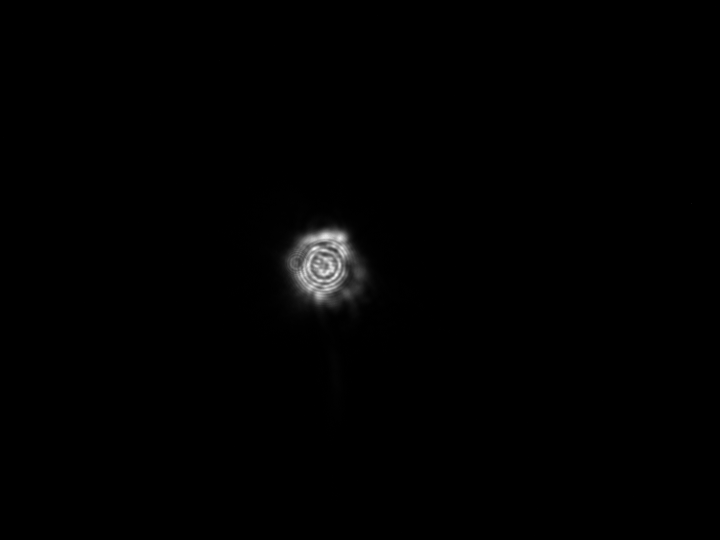
%> input picture Images/Bench_Images/3-18-22/im1-5um-0deg.png, 1440 x 1080 px (shown at 1/2 size); the run also reads 3 pictures not shown here
$ octave data_3_18.m   (GNU Octave 9; MATLAB toolbox functions it lacks are replaced by stand-ins)
%> lines starting %> are read from the running program, lines starting %| are printed output that depends on the picture
### Data_Scripts/Data_Functions/open_im.m
function mat = open_im(filename)
    %convert a PNG into a double (0-1) array (grayscale).
    im = imread(filename);
    mat = im2double(rgb2gray(im));
end

### Data_Scripts/Data_Functions/image_data_struct.m
function hol = image_data_struct(image, angle)
    %create an image structure from an input intensity array. Specify the
    %relative angle for hologram reconstruction
    im_shape = size(image);
    crop_params = bench_params(im_shape(1), im_shape(2));
    hol = struct('intensity', image, 'x', crop_params.x, ...
        'y', crop_params.y, 'angle', angle);
end

### Data_Scripts/Data_Functions/bench_params.m
function PARAMS = bench_params(num_x_pixels, num_y_pixels, NA)
    arguments
        num_x_pixels
        num_y_pixels
        NA = 0.1
    end
    %get the bench parameters for the camera currently in use. Specify
    %number of pixels in each dimension and it will rescale it to the
    %appropriate units.
    %Measurements from the camera (units mm)
    dx = 3.45e-3; %mm
    dy = dx;
%     num_x_pixels = 1080;
%     num_y_pixels = 1440;
    L_x = dx * num_x_pixels;
    L_y = dy * num_y_pixels;
    X = -L_x/2:dx:L_x/2-dx;
    Y = -L_y/2:dy:L_y/2-dy;

    PARAMS = struct;
    PARAMS.Lx = L_x;      %x side length of input image
    PARAMS.Ly = L_y;      %y side length of input image
    PARAMS.lambda = 490e-6; %wavelength
    PARAMS.Mx = num_x_pixels;        %x samples
    PARAMS.My = num_y_pixels;        %y samples
    PARAMS.NA = NA;        %numerical aperture
    PARAMS.x = X;
    PARAMS.y = Y;
end

### Data_Scripts/Data_Functions/hol_from_data.m
function c_hologram = hol_from_data(image_struct_list)
    % create a complex valued hologram from an input array of
    % image_data_struct() structures. The structures must have an 'angle'
    % field to specify the relative angles between them.
    num_h = length(image_struct_list);
    int_shape = size(image_struct_list(1).intensity);
    angles = zeros(1, num_h);
    intensities = zeros(num_h, int_shape(1), int_shape(2));
    for i = 1:num_h
        angles(i) = image_struct_list(i).angle;
        intensities(i,:,:) = [image_struct_list(i).intensity];
    end
    h_sum = zeros(int_shape);
    for i = 1:num_h
        prev_angle_idx = mod(i - 2 + num_h, num_h)+1;
        prev_angle = angles(prev_angle_idx);
        next_angle_idx = mod(i, num_h)+1;
        next_angle = angles(next_angle_idx);
        phase = exp(1i * prev_angle) - exp(1i * next_angle);
        h_sum = h_sum + squeeze(intensities(i,:,:)) .* phase;
    end
    c_hologram = struct('intensity', h_sum, 'x', ...
        image_struct_list(1).x, 'y', image_struct_list(1).y);
end

### MATLAB_functions/plot_im.m
function plot_im(image_struct, label, type, cax)
    %{
    Quick function to plot a square B&W intensity plot. Supports plotting
    of structures with 'field' or 'intensity' argument. image_struct must
    also have an 'x' and 'y' argument for labeling the axes. Type can be
    either 'intensity', 'real', or 'imag'; to get different components of
    the image plane as needed.
    %}
    arguments
        image_struct %struct with an intensity plot
        label %title for the plot
        type = 'intensity'
        cax = 'auto' %limits for the colorbar (form is [min max])
    end
    if isfield(image_struct, 'intensity')
        field_type = 'intensity';
    elseif isfield(image_struct, 'field')
        field_type = 'field';
    else
        fprintf("Struct did not have an 'intensity' or 'field' field\n");
    end
    if isfield(image_struct, 'x')
        ax_x = 'x';
        ax_y = 'y';
    elseif isfield(image_struct, 'fx')
        ax_x = 'fx';
        ax_y = 'fy';
    else
        fprintf("Struct did not have an 'x' or 'fx' field\n");
    end
    if strcmp(type,'intensity') && strcmp(field_type,'intensity')
        plot_param = abs(image_struct.(field_type));
    elseif strcmp(type,'intensity') && strcmp(field_type,'field')
        plot_param = abs(image_struct.(field_type)).^2;
    elseif strcmp(type,'real')
        plot_param = real(image_struct.(field_type));
    elseif strcmp(type,'imag')
        plot_param = imag(image_struct.(field_type));
    else
        fprintf("Did not recognize plot type. Must be 'intensity', " + ...
            "'real, or 'imag'.");
    end
    imagesc(image_struct.(ax_x), image_struct.(ax_y), ...
        plot_param);
    title(label);
    axis('square');
    colormap('gray');
    caxis(cax);
    if strcmp(ax_x, 'x')
        xlabel("x (mm)");
        ylabel("y (mm)");
    elseif strcmp(ax_x, 'fx')
        xlabel("x (mm^-1)");
        ylabel("y (mm^-1)");
    end
    colorbar();
end

### Data_Scripts/Data_Functions/gen_hol_im.m
function hol_struct = gen_hol_im(hol, z, bench_params)
    % generate a hologram image propagated a given distance z
    hol_plane = fresnel_prop(hol.intensity, z, bench_params);
    hol_struct = struct('intensity', hol_plane, 'x', hol.x, 'y', hol.y);
end

### MATLAB_functions/fresnel_prop.m
function propped = fresnel_prop(im, zf, bench_params)
    %{
    Propagate an image (assumed to start in real space) a distance zf.
    %}
    arguments
        im %array that we want to propagate
        zf
        bench_params
    end
    H = fresnel_propagator(zf, bench_params.Lx, bench_params.Mx, ...
                            bench_params.Ly, bench_params.My, ...
                            bench_params.lambda);
    % Propagate
    ft = fftshift(fft2(im));
    proppedFt = ft .* H;
    propped = ifft2(ifftshift(proppedFt));
end

### MATLAB_functions/fresnel_propagator.m
function H = fresnel_propagator(z, Lx, Mx, Ly, My, lambda)
    arguments
        z % propagataion distance
        Lx = 250e-3
        Mx = 1024
        Ly = 250e-3
        My = 1024
        lambda = 490e-6
    end
    % Define Fresnel Propagtor
    dx = Lx/Mx;
    dy = Ly/My;
    % Define frequency axes
    fMax_x = 1/(2*dx);
    df_x = 1/Lx;
    fx = -fMax_x:df_x:fMax_x-df_x;
    fMax_y = 1/(2*dy);
    df_y = 1/Ly;
    fy = -fMax_y:df_y:fMax_y-df_y;
    [FX,FY] = meshgrid(fx,fy);
    H = exp(2i*pi*z/lambda) .* exp(-1i*pi*lambda*z*(FX.^2 + FY.^2));
end

### Data_Scripts/data_3_18.m
%Script to turn some bench images into an Fresnel hologram. Images taken
%are of a 5 and 20 micron pinhole

addpath('../MATLAB_functions/'); %include helper functions
addpath('./Data_Functions/');

%Measurements from the camera (units mm)

base_folder = '../Images/Bench_Images/3-18-22/';
%tuned crop parameters to center the images
crop_20um = [365 565 660 860];
crop_5um = [435 635 550 750];
%open images
im1_5um = open_im(strcat(base_folder, 'im1-5um-0deg.png'));
%> in open_im, im is the input picture: size 1080x1440x3 uint8; min 0, max 253, mean 1.5
im2_5um = open_im(strcat(base_folder, 'im2-5um-60deg.png'));
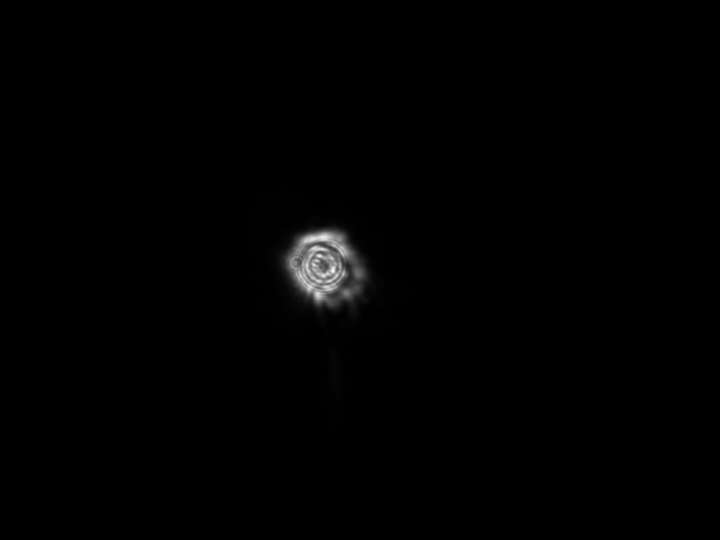
%> input picture Images/Bench_Images/3-18-22/im2-5um-60deg.png, 1440 x 1080 px (shown at 1/2 size)
%> in open_im, im is the input picture: size 1080x1440x3 uint8; min 0, max 255, mean 1.6
im3_5um = open_im(strcat(base_folder, 'im3-5um-120deg.png'));
im1_20um = open_im(strcat(base_folder, 'im1-20um-0deg.png'));
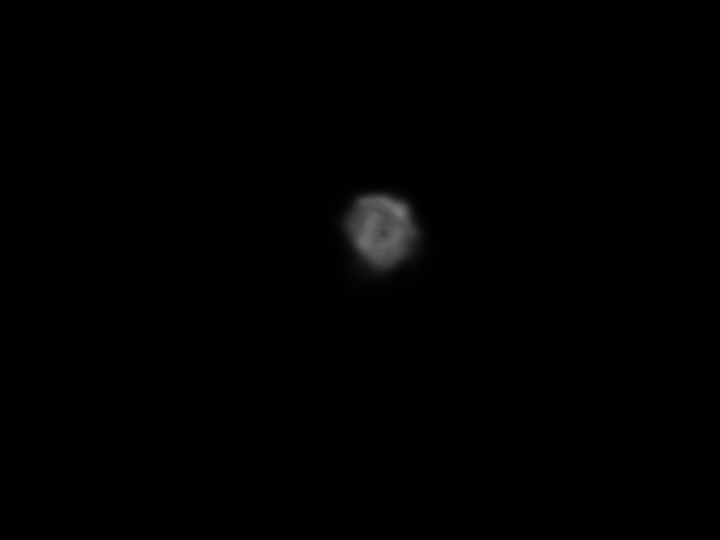
%> input picture Images/Bench_Images/3-18-22/im1-20um-0deg.png, 1440 x 1080 px (shown at 1/2 size)
%> in open_im, im is the input picture: size 1080x1440x3 uint8; min 0, max 124, mean 0.9
im2_20um = open_im(strcat(base_folder, 'im2-20um-60deg.png'));
im3_20um = open_im(strcat(base_folder, 'im3-20um-120deg.png'));
%convert images into data structures
h1_5um = image_data_struct(crop(im1_5um, crop_5um), 0);
h2_5um = image_data_struct(crop(im2_5um, crop_5um), pi/3);
%> call 2 of crop, with crop_array = [435 635 550 750]
%> in crop (call 2), `cropped = im(crop_array(1):crop_array(2), crop_array(3):crop_array(4));`:
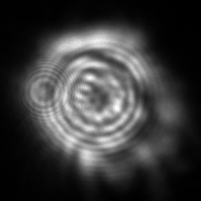
%> cropped: size 201x201 double; min 0, max 1, mean 0.23
h3_5um = image_data_struct(crop(im3_5um, crop_5um), 2*pi/3);
%> call 3 of crop, with crop_array = [435 635 550 750]
%> in crop (call 3), `cropped = im(crop_array(1):crop_array(2), crop_array(3):crop_array(4));`:
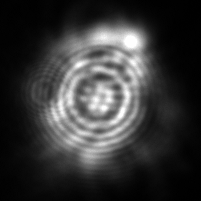
%> cropped: size 201x201 double; min 0, max 1, mean 0.214
h1_20um = image_data_struct(crop(im1_20um, crop_20um), 0);
%> call 4 of crop, with crop_array = [365 565 660 860]
%> in crop (call 4), `cropped = im(crop_array(1):crop_array(2), crop_array(3):crop_array(4));`:
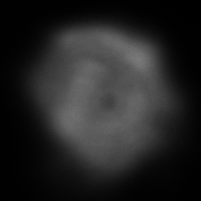
%> cropped: size 201x201 double; min 0, max 0.486, mean 0.139
h2_20um = image_data_struct(crop(im2_20um, crop_20um), pi/3);
%> call 5 of crop, with crop_array = [365 565 660 860]
%> in crop (call 5), `cropped = im(crop_array(1):crop_array(2), crop_array(3):crop_array(4));`:
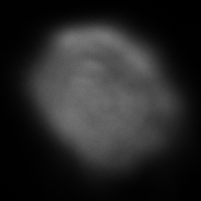
%> cropped: size 201x201 double; min 0, max 0.475, mean 0.149
h3_20um = image_data_struct(crop(im3_20um, crop_20um), 2*pi/3);
%calculate relevant lengths based on the cropped image size
delta_y_5um = crop_5um(2) - crop_5um(1) + 1;
delta_x_5um = crop_5um(4) - crop_5um(3) + 1;
PARAMS_5um  = bench_params(delta_x_5um, delta_y_5um);
delta_y_20um = crop_20um(2) - crop_20um(1) + 1;
delta_x_20um = crop_20um(4) - crop_20um(3) + 1;
PARAMS_20um  = bench_params(delta_x_20um, delta_y_20um);
%make complex holograms
c_hol_5um = hol_from_data([h1_5um h2_5um h3_5um]);
%> in hol_from_data, `num_h = length(image_struct_list);`: num_h = 3
%> in hol_from_data, `int_shape = size(image_struct_list(1).intensity);`: int_shape = [201 201]
%> the loop in hol_from_data, `for i = 1:num_h` made 3 passes
%> after the loop in hol_from_data, `for i = 1:num_h`: angles = [0 1.05 2.09]
%> in hol_from_data, `h_sum = zeros(int_shape);`: h_sum: size 201x201 double; every value is 0
%> the loop in hol_from_data, `for i = 1:num_h` made 3 passes
%> (prev_angle_idx, prev_angle, next_angle_idx, next_angle) on passes 1 to 3: (3, 2.09, 2, 1.05), (1, 0, 3, 2.09), (2, 1.05, 1, 0)
c_hol_20um = hol_from_data([h1_20um h2_20um h3_20um]);
%> the loop in hol_from_data (call 2), `for i = 1:num_h` made 3 passes
%> the loop in hol_from_data (call 2), `for i = 1:num_h` made 3 passes
%make plots of the individual images + the complex hologram
flag_plot_hologram = false;
if flag_plot_hologram
    %5um hologram plot
    hfig_5um = figure('Name', '5um Hologram Plot');
    pos_5um = get(hfig_5um,'position');
    %make plot window wider
    set(hfig_5um,'position',pos_5um.*[0.25 0.8 2.5 1.2]);
    subplot(2, 2, 1);
    plot_im(h1_5um, '5um Image 1: \theta = 0');
    subplot(2, 2, 2);
    plot_im(h2_5um, '5um Image 2: \theta = 2\pi/3');
    subplot(2, 2, 3);
    plot_im(h3_5um, '5um Image 3: \theta = 4\pi/3');
    subplot(2, 2, 4);
    plot_im(c_hol_5um, "5um abs(Complex Hologram)");
    %20um hologram plot
    hfig_20um = figure('Name', '20um Hologram Plot');
    pos_20um = get(hfig_20um,'position');
    %make plot window wider
    set(hfig_20um,'position',pos_20um.*[0.25 0.8 2.5 1.2]);
    subplot(2, 2, 1);
    plot_im(h1_20um, '20um Image 1: \theta = 0');
    subplot(2, 2, 2);
    plot_im(h2_20um, '20um Image 2: \theta = 2\pi/3');
    subplot(2, 2, 3);
    plot_im(h3_20um, '20um Image 3: \theta = 4\pi/3');
    subplot(2, 2, 4);
    plot_im(c_hol_20um, "20um abs(Complex Hologram)");
end
flag_gen_3dhol = false;
if flag_gen_3dhol
    figure('Name', 'Generating Movie Scans')
    z_vals = linspace(-15, 15, 400); %focus seems to be ~-8mm
    %5um 3D hologram focus ~-8.56mm (frame 145)
    data_hol_3d_5um = hologram3D(c_hol_5um, z_vals, PARAMS_5um);
    %convert to movie frames
    data_frames_5um = hologram3D_to_frames(data_hol_3d_5um, '5um Pinhole');
    %20um 3D hologram
    data_hol_3d_20um = hologram3D(c_hol_20um, z_vals, PARAMS_20um);
    %convert to movie frames
    data_frames_20um = hologram3D_to_frames(data_hol_3d_20um, ...
                                            '20um Pinhole');
    close
end

flag_show_focus = true;
if flag_show_focus
    focus = -8.56;
    focused_5um = gen_hol_im(c_hol_5um, focus, PARAMS_5um);
    focused_20um = gen_hol_im(c_hol_20um, focus, PARAMS_20um);
    crop_params_5um = [70 130 70 130];
    cropped_5um = crop_struct(focused_5um, crop_params_5um);
    figure('Name', 'Focused Plot 5um');
    label_5um = sprintf('Focused 5um Pinhole (z=%.2f)', focus);
    plot_im(cropped_5um, label_5um);
    figure('Name', 'Focused Plot 20um');
    label_20um = sprintf('Focused 20um Pinhole (z=%.2f)', focus);
    plot_im(focused_20um, label_20um);
end

flag_show_movie = false;
if flag_show_movie
    figure('Name', '5um Pinhole Z-scan Movie')
    movie(data_frames_5um, 5, 40);
    figure('Name', '20um Pinhole Z-scan Movie')
    movie(data_frames_20um, 5, 40);
end
flag_save_movie = false;
if flag_save_movie
    if not(isfolder('../Video'))
        mkdir('../Video')
    end
    v_5um = VideoWriter('../Video/5um_pinhole.avi');
    open(v_5um);
    writeVideo(v_5um, data_frames_5um);
    close(v_5um);
    v_20um = VideoWriter('../Video/20um_pinhole.avi');
    open(v_20um);
    writeVideo(v_20um, data_frames_20um);
    close(v_20um);
end
flag_show_PSF = false;
if flag_show_PSF
    %5um PSF Plot
    midpt_5um = round(delta_y_5um / 2);
    hol3d_im_5um = squeeze(abs(data_hol_3d_5um.intensity(:,midpt_5um,:)));
    hol3d_im_5um = hol3d_im_5um(60:140,:); %crop PSF for visibility
    hol3d_ft_5um = FT(data_hol_3d_5um);
    hol3d_ft_im_5um = squeeze(abs(hol3d_ft_5um.intensity(:,midpt_5um,:)));
    hol3d_ft_im_5um = hol3d_ft_im_5um(:,250:end); %crop FT
    figure('Name', '5um 3D PSF')
    subplot(1, 2, 1);
    imagesc(data_hol_3d_5um.z, data_hol_3d_5um.x(60:140), ...
            hol3d_im_5um);
    colormap('gray');
    xlabel('distance from z focus (mm)');
    ylabel('x (mm)');
    title('Full 3D PSF');
    colorbar();
    subplot(1, 2, 2);
    colormap('gray');
    imagesc(hol3d_ft_5um.fz(250:end), hol3d_ft_5um.fx(60:140), ...
            hol3d_ft_im_5um);
    xlabel('f_z (mm^{-1})');
    ylabel('f_x (mm^{-1})');
    title ('FT of Full 3D PSF');
    colorbar();
    %20um PSF Plot
    midpt_20um = round(delta_y_20um / 2);
    hol3d_im_20um = squeeze(abs(data_hol_3d_20um.intensity(:,midpt_20um,:)));
    hol3d_ft_20um = FT(data_hol_3d_20um);
    hol3d_ft_im_20um = squeeze(abs(hol3d_ft_20um.intensity(:,midpt_20um,:)));
    hol3d_ft_im_20um = hol3d_ft_im_20um(60:140,250:end); %crop FT
    figure('Name', '20um 3D PSF')
    subplot(1, 2, 1);
    imagesc(data_hol_3d_20um.z, data_hol_3d_20um.x, hol3d_im_20um);
    colormap('gray');
    xlabel('distance from z focus (mm)');
    ylabel('x (mm)');
    title('Full 3D PSF');
    colorbar();
    subplot(1, 2, 2);
    colormap('gray');
    imagesc(hol3d_ft_20um.fz(250:end), hol3d_ft_20um.fx(60:140), ...
            hol3d_ft_im_20um);
    xlabel('f_z (mm^{-1})');
    ylabel('f_x (mm^{-1})');
    title ('FT of Full 3D PSF');
    colorbar();
end

function cropped = crop(im, crop_array)
    %return a cropped image based on input array of 4 indices
    cropped = im(crop_array(1):crop_array(2), ...
                 crop_array(3):crop_array(4));
end

function cropped_struct = crop_struct(im_struct, crop_array)
%> called with crop_array = [70 130 70 130]
    if isfield(im_struct, 'x')
        x_index = 'x';
        y_index = 'y';
    elseif isfield(im_struct, 'fx')
        x_index = 'fx';
        y_index = 'fy';
    end
    crop_int = im_struct.intensity(crop_array(1):crop_array(2), ...
                                   crop_array(3):crop_array(4));
    crop_x = im_struct.(x_index);
%> crop_x = 201 values from -0.347 to 0.343
    crop_y = im_struct.(y_index);
%> crop_y = 201 values from -0.347 to 0.343
    crop_x = crop_x(crop_array(1):crop_array(2));
%> crop_x = 61 values from -0.109 to 0.0983
    crop_y = crop_y(crop_array(3):crop_array(4));
%> crop_y = 61 values from -0.109 to 0.0983
%> call 2 of plot_im, with label = 'Focused 20um Pinhole (z=-8.56)'
%> in plot_im (call 2), `plot_param = abs(image_struct.(field_type));`:
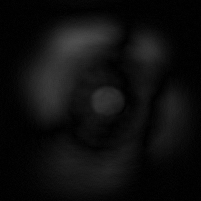
%> plot_param: size 201x201 double; min 0.000138, max 0.309, mean 0.0581
    cropped_struct = struct('intensity', crop_int, ...
                            x_index, crop_x, y_index, crop_y);
end
